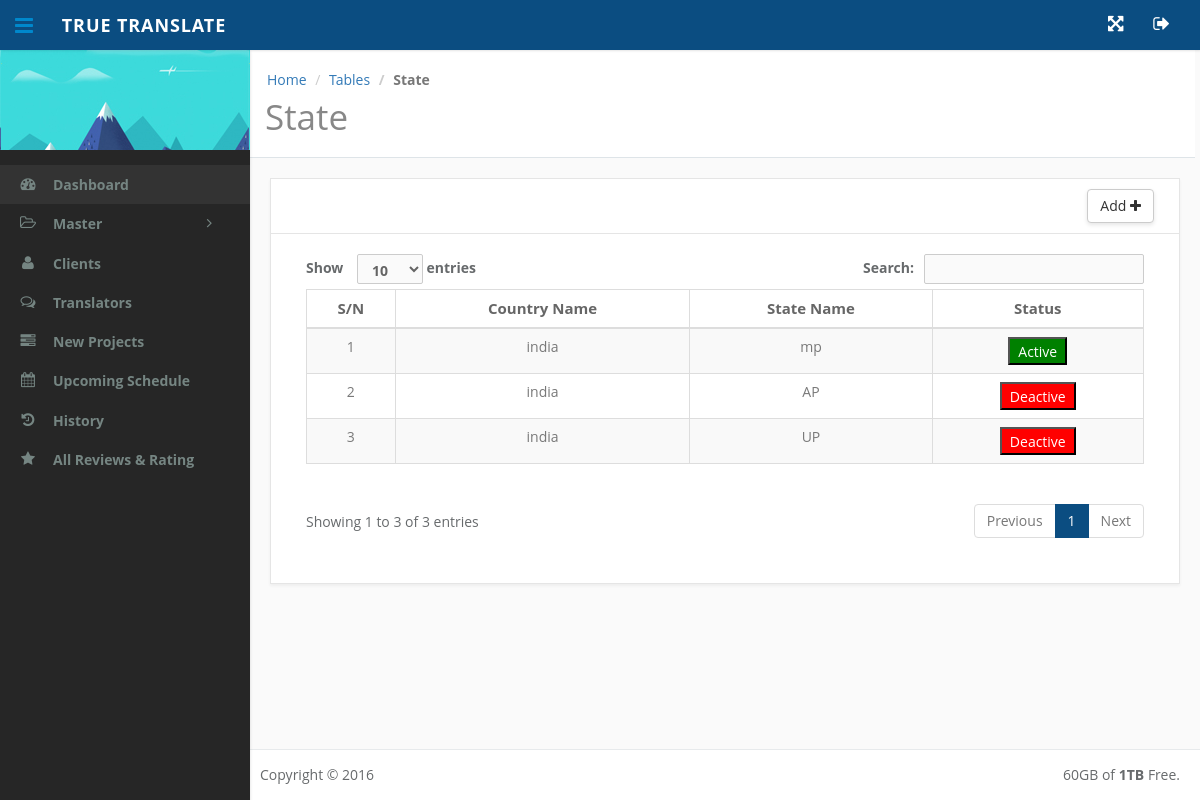
Page /translator-admin/m_state.php (signed in) on the committed database.
### tables this page shows
CREATE TABLE IF NOT EXISTS `state` (
  `id` int(200) NOT NULL AUTO_INCREMENT,
  `country_id` int(200) NOT NULL,
  `state_name` varchar(200) NOT NULL,
  `status` enum('1','0') NOT NULL,
  PRIMARY KEY (`id`)
);

CREATE TABLE IF NOT EXISTS `country` (
  `id` int(200) NOT NULL AUTO_INCREMENT,
  `country_name` varchar(200) NOT NULL,
  `status` enum('1','0') NOT NULL,
  PRIMARY KEY (`id`)
);

### translator-admin/m_state.php (the view, shortened to what this page needs)
<?php	require_once('include/admin_header.php');	require_once('../config.php');	require_once('admin_code/admin_session.php');?>
    <div class="content-wrapper">
      <div class="content">
        <div class="container">
          <div id="content-header" class="clearfix">
            <div class="pull-left">
              <ol class="breadcrumb">
                <li><a href="index.php">Home</a></li>
                <li><a href="#">Tables</a></li>
                <li class="active"><span>State</span></li>
              </ol>
              <h1>State</h1>
            </div>
          </div>
          <div class="row">
            <div class="col-md-12">
              <div class="panel panel-default">
                <div class="panel-heading">
                  <h3 class="panel-title"><button class="btn btn-default add_btn" data-toggle="modal" data-target="#myModal">Add <i class="fa fa-plus"></i></button></h3></div>
                <div class="panel-body">
                  <div class="row">
                    <div class="col-md-12 col-sm-12 col-xs-12">
					<div class="table_out">
                      <table id="datatable" class="table table-striped table-bordered">
                        <thead>
                        <tr>
							<th>S/N</th>
                            <th>Country Name</th>
                            <th>State Name</th>
                            <th>Status</th>
                        </tr>
                        </thead>
                        <tbody>
                        <?php
						$query="Select * from `country` RIGHT OUTER JOIN `state` ON country.id=state.country_id";
						$sql = mysqli_query($con,$query);
						$count=0;
						while( $result = mysqli_fetch_assoc( $sql ) ){
							$count++;
							echo
							"<tr>
							<td>$count</td>
							<td>{$result['country_name']}</td>
							<td>{$result['state_name']}</td>";
							if($result['status']==1){
								echo" <td><a href='admin_code/update_status.php?state_id={$result['id']}'><button style='background-color:red; color:white'>Deactive</button></a></td>";
							}
							else
							{
								echo" <td><a href='admin_code/update_status.php?state_id={$result['id']}'><button style='background-color:green; color:white'>Active</button></a></td>";
							}
							echo "</tr>\n";
						}
						?>
                        </tbody>
                      </table>
					 </div>
                    </div>
                  </div>
                </div>
              </div>
            </div>
          </div>
        </div>
      </div>
      <footer class="footer">
        <div class="row">
          <div class="col-lg-6 text-left">
            Copyright &copy; 2016
          </div>
          <div class="col-lg-6 text-right">
            60GB of <strong>1TB</strong> Free.
          </div>
        </div>
      </footer>
    </div>
  </div>
</body>
</html>

### rows in the picture
state: country.country_name "india", state_name "mp"
state: country.country_name "india", state_name "AP"
state: country.country_name "india", state_name "UP"
